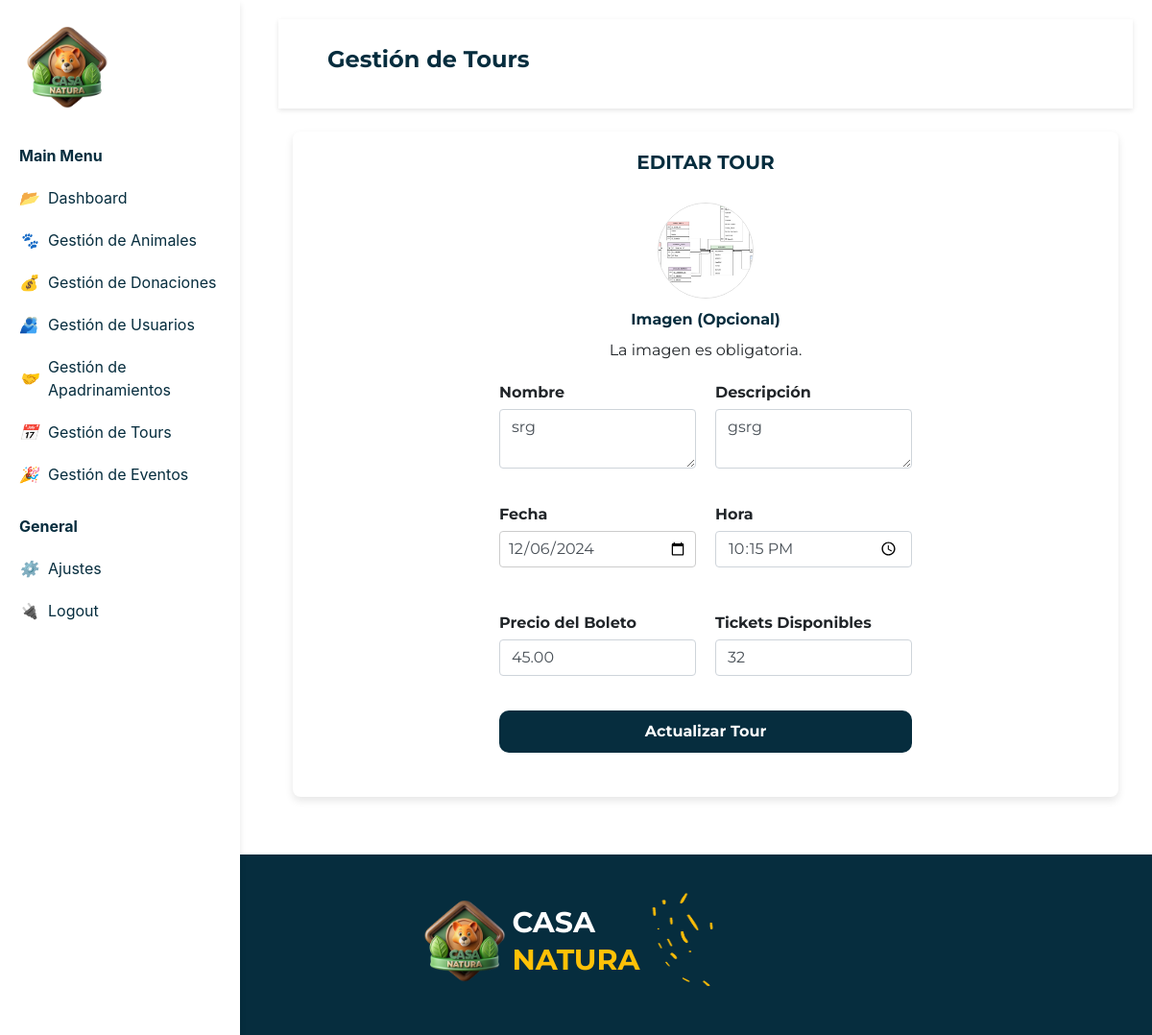
Screenshot of /editarTour.php?id=2 with the database file from the repository.
### tables this page shows
CREATE TABLE `tours` (
  `ID_Tour` int(10) NOT NULL,
  `Nombre` varchar(255) NOT NULL,
  `Descripcion` text NOT NULL,
  `Fecha` date NOT NULL,
  `Hora` time(6) NOT NULL,
  `Precio_Boleto` decimal(10,2) NOT NULL,
  `Tickets_Disponibles` int(10) NOT NULL,
  `TicketsVendidos` int(11) NOT NULL,
  `Imagen` varchar(255) NOT NULL
);

### editarTour.php (the view, shortened to what this page needs)
<!DOCTYPE html>
<html lang="es">
<head>
    <link href="https://cdnjs.cloudflare.com/ajax/libs/font-awesome/5.15.4/css/all.min.css" rel="stylesheet">
    <link rel="stylesheet" href="./css/style.css">
    <link rel="stylesheet" href="https://cdn.jsdelivr.net/npm/bootstrap@4.3.1/dist/css/bootstrap.min.css">
</head>
<body>
<?php
       include("sidebar.php");
       include("actions/conexion.php");
       echo $sidebarAdmin2;
    if (isset($_GET['id']) && !empty($_GET['id'])) {
        $idTour = $_GET['id'];
        $sql = "SELECT * FROM tours WHERE ID_Tour = ?";
        if ($stmt = $conn->prepare($sql)) {
            $stmt->bind_param("i", $idTour);
            $stmt->execute();
            $resultado = $stmt->get_result();
            if ($resultado->num_rows > 0) {
                $tour = $resultado->fetch_assoc();
            } else {
                echo "No se encontró ningún tour con ese ID.<br>";
            }
        } else {
            echo "Error al preparar la consulta.<br>";
        }
    } else {
        echo "ID de tour no válido.<br>";
    }
?>
    <main>
        <div CLASS="viewport">
            <div class="content">
                <nav class="navbar ">
                    <div class="container-fluid">
                        <h2 class="titulo">Gestión de Tours</h2>
                    </div>
                </nav>
                <div class="container-fluid">
                    <div class="container-animales-agregar container mt-4">
                        <h1><b>EDITAR TOUR</b></h1>
                        <form method="POST" class="form-agregar-animal" enctype="multipart/form-data">
                            <div class="profile-pic">
                                <img id="profileImage" src="imagenes/<?php echo $tour['Imagen']; ?>">
                                <label for="imagen" class="form-label">Imagen (Opcional)</label>
                                <span id="error-file">La imagen es obligatoria.</span>
                            </div>
                            <div class="form-group">
                            <div class="mb-3">
                <label for="descripcion" class="form-label">Nombre</label>
                <textarea class="form-control" id="nombreTour" name="nombre" required><?= isset($tour['Nombre']) ? htmlspecialchars($tour['Nombre']) : '' ?></textarea>
            </div>
                            <div class="mb-3">
                <label for="descripcion" class="form-label">Descripción</label>
                <textarea class="form-control" id="descripcion" name="descripcion" required><?= isset($tour['Descripcion']) ? htmlspecialchars($tour['Descripcion']) : '' ?></textarea>
            </div>
            <div class="mb-3">
                <label for="fecha" class="form-label">Fecha</label>
                <input type="date" class="form-control" id="fecha" name="fecha" value="<?= isset($tour['Fecha']) ? htmlspecialchars($tour['Fecha']) : '' ?>" required>
            </div>
            <div class="mb-3">
    <label for="hora" class="form-label">Hora</label>
    <input type="time" class="form-control" id="hora" name="hora" value="<?= isset($tour['Hora']) ? date('H:i', strtotime($tour['Hora'])) : '' ?>" required>
</div>
            <div class="mb-3">
                <label for="precio_boleto" class="form-label">Precio del Boleto</label>
                <input type="number" class="form-control" id="precio_boleto" name="precio_boleto" value="<?= isset($tour['Precio_Boleto']) ? htmlspecialchars($tour['Precio_Boleto']) : '' ?>" required>
            </div>
            <div class="mb-3">
                <label for="tickets_disponibles" class="form-label">Tickets Disponibles</label>
                <input type="number" class="form-control" id="tickets_disponibles" name="tickets_disponibles" value="<?= isset($tour['Tickets_Disponibles']) ? htmlspecialchars($tour['Tickets_Disponibles']) : '' ?>" required>
            </div>
            <button type="submit" class="submit-btn">Actualizar Tour</button>
                        </form>
                    </div>
                </div>
            </div>
        </div>
    </main>
    <?php
    include("sidebar.php");
    echo $footerAdmin; ?>
</body>
</html>

### css/style.css (style rules this page uses)
body { font-family: 'Montserrat', sans-serif; margin: 0; display: flex; flex-direction: column; padding: 0; box-sizing: border-box; font-weight: bold; min-height: 100vh; }
main { flex: 1; }
.navbar { display: flex; align-items: baseline; justify-content: space-between; padding: 10px 20px; background-color: #fff; box-shadow: 0 2px 5px rgba(0, 0, 0, 0.1); font-family: 'Montserrat', sans-serif; font-weight: bold; }
.content { margin-left: 270px; padding: 20px; }
.form-group { display: flex; width: 100%; gap: 10px; }
form { width: 100%; max-width: 450px; }
input, textarea { margin-bottom: 15px; padding: 10px; border-radius: 5px; border: 1px solid #ddd; width: 100%; }
button { color: white; padding: 10px 20px; border: none; border-radius: 5px; cursor: pointer; width: 100%; }
label { font-weight: bold; }
.container { justify-items: center; }
input, select, button { width: 100%; margin-bottom: 15px; padding: 8px; border-radius: 3px; border: 1px solid #ccc; }
.viewport { box-sizing: border-box; max-width: 100%; transition: all 0.5s ease; }
.content { position: relative; margin-right: 0; }
.titulo { color:#062D3E; font-weight:bold; padding:20px; font-family: "Montserrat", Arial, sans-serif; }
body { font-family: Arial, sans-serif; margin: 0; padding: 0; }
.titulo { font-size: 24px; font-weight: bold; text-align: center; }
.form-agregar-animal { font-family: "Montserrat", Arial, sans-serif; padding: 10px; }
.form-agregar-animal .form-group { display: flex; font-family: "Montserrat", Arial, sans-serif; flex-wrap: wrap; gap: 20px; }
.form-agregar-animal .form-group div { flex: 1 1 45%; }
.form-agregar-animal .form-group label { display: block; margin-bottom: 5px; font-weight: bold; }
.form-agregar-animal .form-group input[type="text"], .form-agregar-animal .form-group input[type="date"], .form-agregar-animal .form-group select { width: 100%; padding: 8px; margin-bottom: 10px; border: 1px solid #ccc; border-radius: 4px; }
.profile-pic { display: flex; flex-direction: column; align-items: center; margin-bottom: 20px; }
.profile-pic img { width: 100px; height: 100px; border-radius: 50%; object-fit: cover; margin-bottom: 10px; border: 1px solid #ddd; }
.profile-pic label { cursor: pointer; color: #062D3E; ; font-weight: bold; }
.submit-btn { display: block; width: 100%; padding: 10px; font-size: 16px; font-weight: bold; color: #fff; background-color: #062D3E; border: none; border-radius: 4px; cursor: pointer; border-radius: 10px; }
.container-animales-agregar { width: 1000px; background: #fff; padding: 20px; border-radius: 8px; box-shadow: 0 4px 8px rgba(0, 0, 0, 0.1); font-family: "Montserrat", Arial, sans-serif; justify-items: center; }
.container-animales-agregar h1 { font-size: 20px; color: #062D3E; font-family: "Montserrat", Arial, sans-serif; margin-bottom: 20px; }

### rows the page displays
tours: Imagen (picture), nombre "srg", descripcion "gsrg", fecha "12/06/2024", hora "22:15", precio_boleto "45.00", tickets_disponibles "32"
